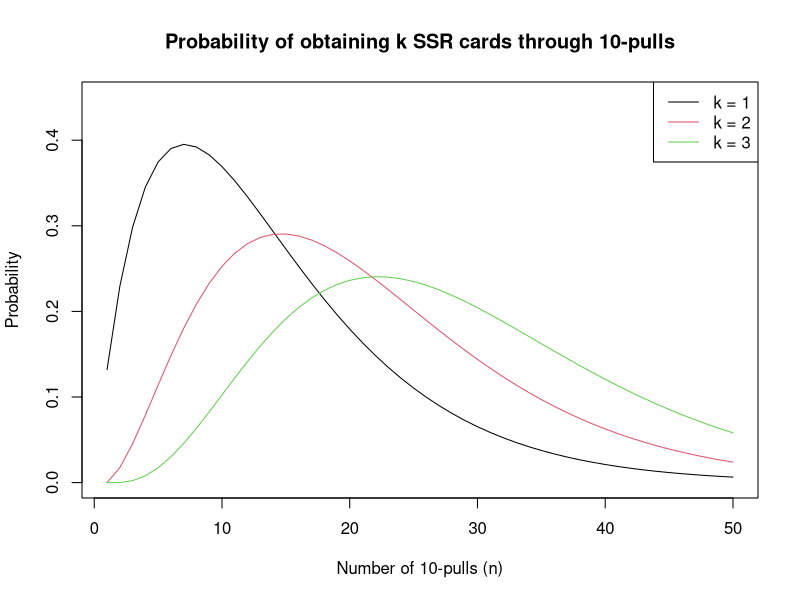
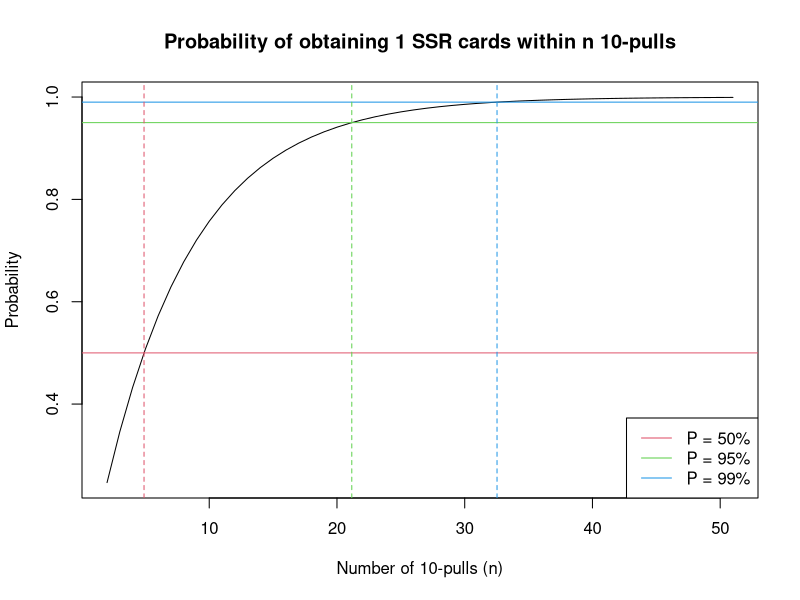
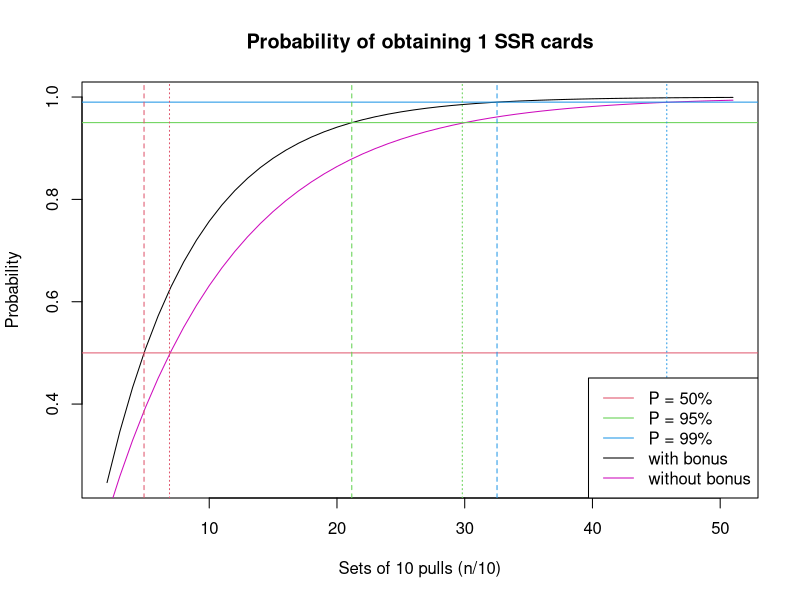

Write R code to recreate these figures, in order.
## ---- chunk 1
knitr::opts_chunk$set(echo = FALSE, warning = FALSE)
## ---- chunk 2
p = 0.132 # calculated rate for a 5* servant (character) in a 10-pull with bonus
n = seq(1,50)
k = c(1,2,3)

p.binom = dbinom(1, size = n, prob = p)
plot(n, p.binom, type = 'l', main = "Probability of obtaining k SSR cards through 10-pulls", 
     xlab = "Number of 10-pulls (n)", ylab = "Probability",
     ylim = c(0,0.45))
(paste("Number of 10-pulls that maximizes probability of", 1, "SSR is", which.max(p.binom)))

for(q in c(2,3)){
  p.binom = dbinom(q, size = n, prob = p)
  print(paste("Number of 10-pulls that maximizes probability of", q, "SSR is", which.max(p.binom)))
  lines(n, p.binom, col = q)
}
legend('topright', legend=c('k = 1', 'k = 2', 'k = 3'), col = c('black', 2, 3), lty = 1)

## ---- chunk 3
p = 0.132 # calculated rate for a 5* servant (character) in a 10-pull with bonus
n = seq(1,50)

p.geom = pgeom(n, prob = p)
plot(seq(2, 51), p.geom, type = 'l', main = "Probability of obtaining 1 SSR cards within n 10-pulls", 
     xlab = "Number of 10-pulls (n)", ylab = "Probability")

abline(h=0.5, col = 2)
abline(h=0.95, col = 3)
abline(h=0.99, col = 4)

abline(v = 4.896, col = 2, lty = 2)
abline(v = 21.16, col = 3, lty = 2)
abline(v = 32.53, col = 4, lty = 2)

legend('bottomright', legend=c('P = 50%', 'P = 95%', 'P = 99%'), col = c(2, 3, 4), lty = 1)
## ---- chunk 4
p = 0.132 # calculated rate for a 5* servant (character) in a 10-pull with bonus
p1 = 0.095
n = seq(1,50)

p.geom = pgeom(n, prob = p)
p.geom1 = pgeom(n, prob = p1)
plot(seq(2, 51), p.geom, type = 'l', main = "Probability of obtaining 1 SSR cards", 
     xlab = "Sets of 10 pulls (n/10)", ylab = "Probability")
lines(seq(2,51), p.geom1, col = 6)

abline(h=0.5, col = 2)
abline(h=0.95, col = 3)
abline(h=0.99, col = 4)

abline(v = 4.896, col = 2, lty = 2)
abline(v = 21.16, col = 3, lty = 2)
abline(v = 32.53, col = 4, lty = 2)

abline(v = 6.89, col = 2, lty = 3)
abline(v = 29.81, col = 3, lty = 3)
abline(v = 45.82, col = 4, lty = 3)

legend('bottomright', legend=c('P = 50%', 'P = 95%', 'P = 99%', "with bonus", "without bonus"), col = c(2, 3, 4, 1, 6), lty = 1)
